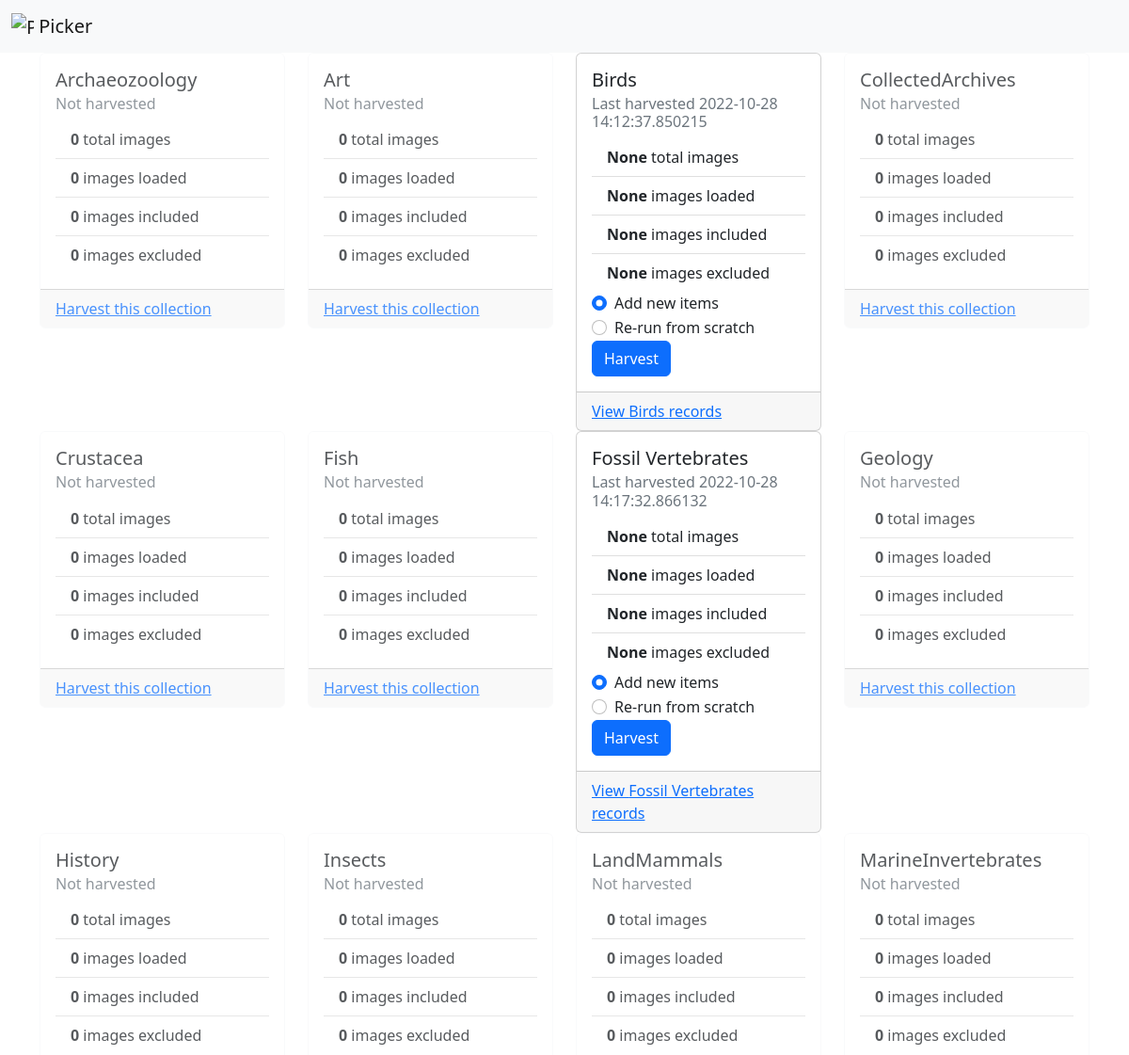
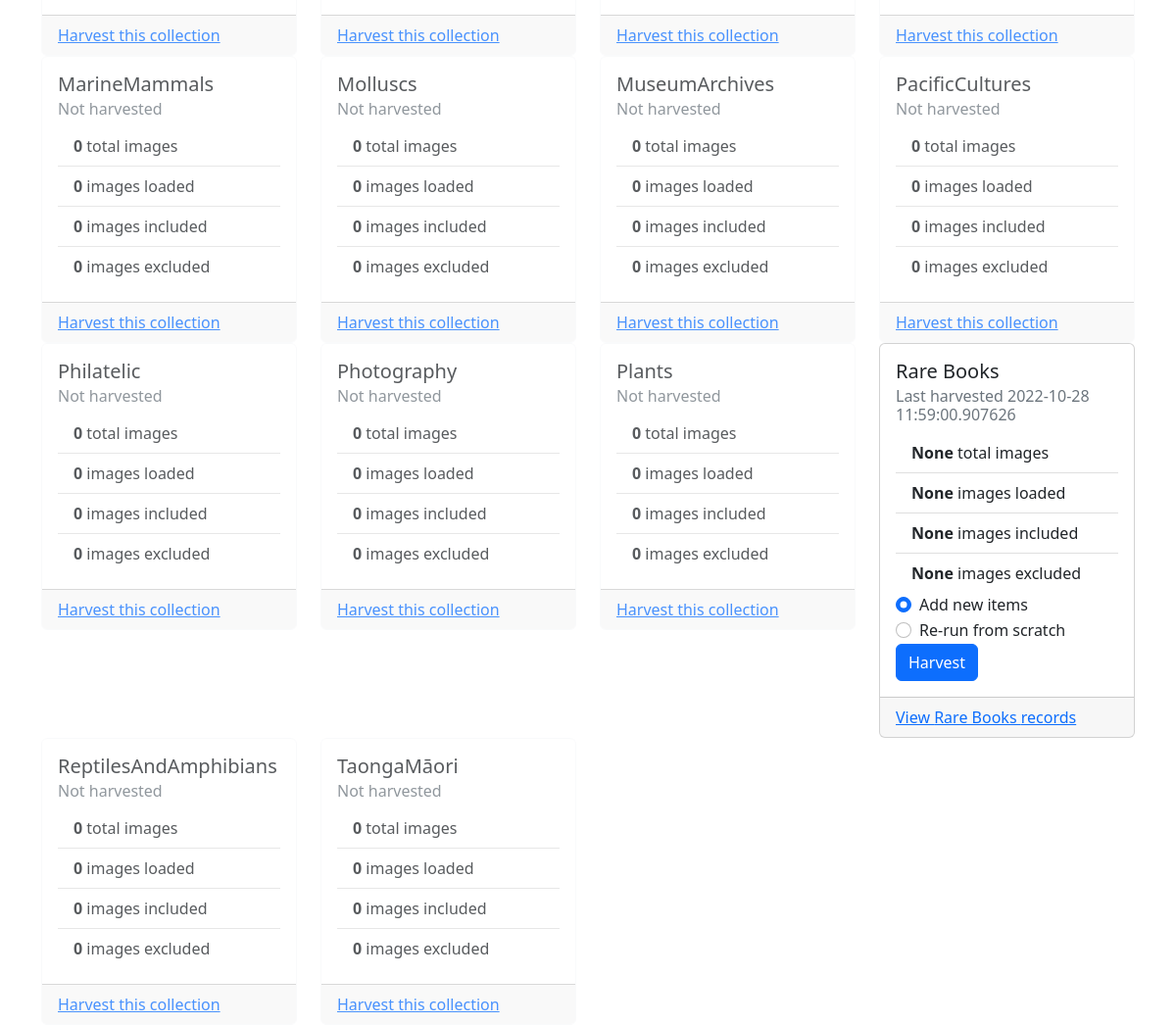
/harvest/save, run on the app's committed database (2 pictures, top to bottom).
### tables this page shows
CREATE TABLE collections (
    id INTEGER PRIMARY KEY AUTOINCREMENT,
    created TIMESTAMP NOT NULL DEFAULT CURRENT_TIMESTAMP,
    title TEXT NOT NULL,
    facetedTitle TEXT NOT NULL,
    lastHarvested TIMESTAMP,
    totalImages INTEGER,
    loadedImages INTEGER,
    includedImages INTEGER,
    excludedImages INTEGER,
    objectType TEXT NOT NULL
);

### picker/harvest.py (the view, shortened to what this page needs)
@bp.route("/save", methods=("GET", "POST"))
def harvest():
	all_colls = ["Archaeozoology", "Art", "Birds", "CollectedArchives", "Crustacea", "Fish", "FossilVertebrates", "Geology", "History", "Insects", "LandMammals", "MarineInvertebrates", "MarineMammals", "Molluscs", "MuseumArchives", "PacificCultures", "Philatelic", "Photography", "Plants", "RareBooks", "ReptilesAndAmphibians", "TaongaMāori"]
	collections = query_db(statement="SELECT * FROM collections")
	return render_template("harvest/save.html", all_colls=all_colls, collections=collections)

### picker/db.py (called while the page is built)
def get_db():
    if 'db' not in g:
        g.db = sqlite3.connect(
            current_app.config['DATABASE'],
            detect_types=sqlite3.PARSE_DECLTYPES
        )
        g.db.row_factory = sqlite3.Row
    return g.db

def query_db(statement, args=(), one=False):
    db = get_db()
    cur = db.execute(statement, args)
    data = cur.fetchall()
    return (data[0] if data else None) if one else data

### picker/templates/harvest/save.html (shortened to what this page needs)
{% extends 'base.html' %}
{% block content %}
<div class="row">
	{% for coll in all_colls %}
		{% for collection in collections if collection.facetedTitle == coll %}
		<div class="col-3">
			<div class="card {% if collection.objectType == 'object' %}text-bg-primary{% elif collection.objectType == 'specimen' %}text-bg-success{% endif %}">
				<div class="card-body">
					<h5 class="card-title">{{collection.title}}</h5>
					<h6 class="card-subtitle mb-2 text-muted">Last harvested {{collection.lastHarvested|e}}</h6>
					<ul class="list-group list-group-flush">
						<li class="list-group-item"><strong>{{collection.totalImages}}</strong> total images</li>
						<li class="list-group-item"><strong>{{collection.loadedImages}}</strong> images loaded</li>
						<li class="list-group-item"><strong>{{collection.includedImages}}</strong> images included</li>
						<li class="list-group-item"><strong>{{collection.excludedImages}}</strong> images excluded</li>
					</ul>
					<form method="post">
						<div class="form-check">
							<input class="form-check-input" type="radio" value="additive" id="{{collection.facetedTitle}}-addtoharvest" checked>
							<label class="form-check-label" for="{{collection.facetedTitle}}-addtoharvest">Add new items</label>
						</div>
						<div class="form-check">
							<input class="form-check-input" type="radio" value="destructive" id="{{collection.facetedTitle}}-redoharvest">
							<label class="form-check-label" for="{{collection.facetedTitle}}-redoharvest">Re-run from scratch</label>
						</div>
						<button class="btn btn-primary" type="submit">Harvest</button>
					</form>
				</div>
				<div class="card-footer"><a href="/view/{{collection.facetedTitle}}">View {{collection.title}} records</a></div>
			</div>
		</div>
		{% else %}
		<div class="col-3">
			<div class="card border-light opacity-75">
				<div class="card-body">
					<h5 class="card-title">{{coll}}</h5>
					<h6 class="card-subtitle mb-2 text-muted">Not harvested</h6>
					<ul class="list-group list-group-flush">
						<li class="list-group-item"><strong>0</strong> total images</li>
						<li class="list-group-item"><strong>0</strong> images loaded</li>
						<li class="list-group-item"><strong>0</strong> images included</li>
						<li class="list-group-item"><strong>0</strong> images excluded</li>
					</ul>
				</div>
				<div class="card-footer"><a href="/harvest/{{coll}}">Harvest this collection</a></div>
			</div>
		</div>
		{% endfor %}
	{% endfor %}
</div>
{% endblock %}

### picker/templates/base.html (shortened to what this page needs)
<!DOCTYPE html>
<html lang="en">
<head>
  <link href="https://cdn.jsdelivr.net/npm/bootstrap@5.2.1/dist/css/bootstrap.min.css" rel="stylesheet">
</head>
<body>
  <nav class="navbar bg-light">
    <div class="container-fluid">
      <a class="navbar-brand" href="/">
        <img src="{{ url_for('static', filename='images/squirrel.svg') }}" alt="Picker home" width="24" height="24" class="d-inline-block align-text-top" /> Picker
      </a>
    </div>
  </nav>
  <div class="container">
    {% block content %}
    {% endblock %}
  </div>
</body>
</html>

### data on the page
collections: title "Birds", lastHarvested "2022-10-28 14:12:37.850215", totalImages "None", loadedImages "None", includedImages "None", excludedImages "None"
collections: title "Fossil Vertebrates", lastHarvested "2022-10-28 14:17:32.866132", totalImages "None", loadedImages "None", includedImages "None", excludedImages "None"
collections: title "Rare Books", lastHarvested "2022-10-28 11:59:00.907626", totalImages "None", loadedImages "None", includedImages "None", excludedImages "None"

### other printed values
{{ coll }} "Archaeozoology" "Art" "CollectedArchives" "Crustacea" "Fish" "Geology" "History" "Insects" "LandMammals" "MarineInvertebrates" "MarineMammals" "Molluscs" "MuseumArchives" "PacificCultures" "Philatelic" "Photography" "Plants" "ReptilesAndAmphibians" "TaongaMāori"
